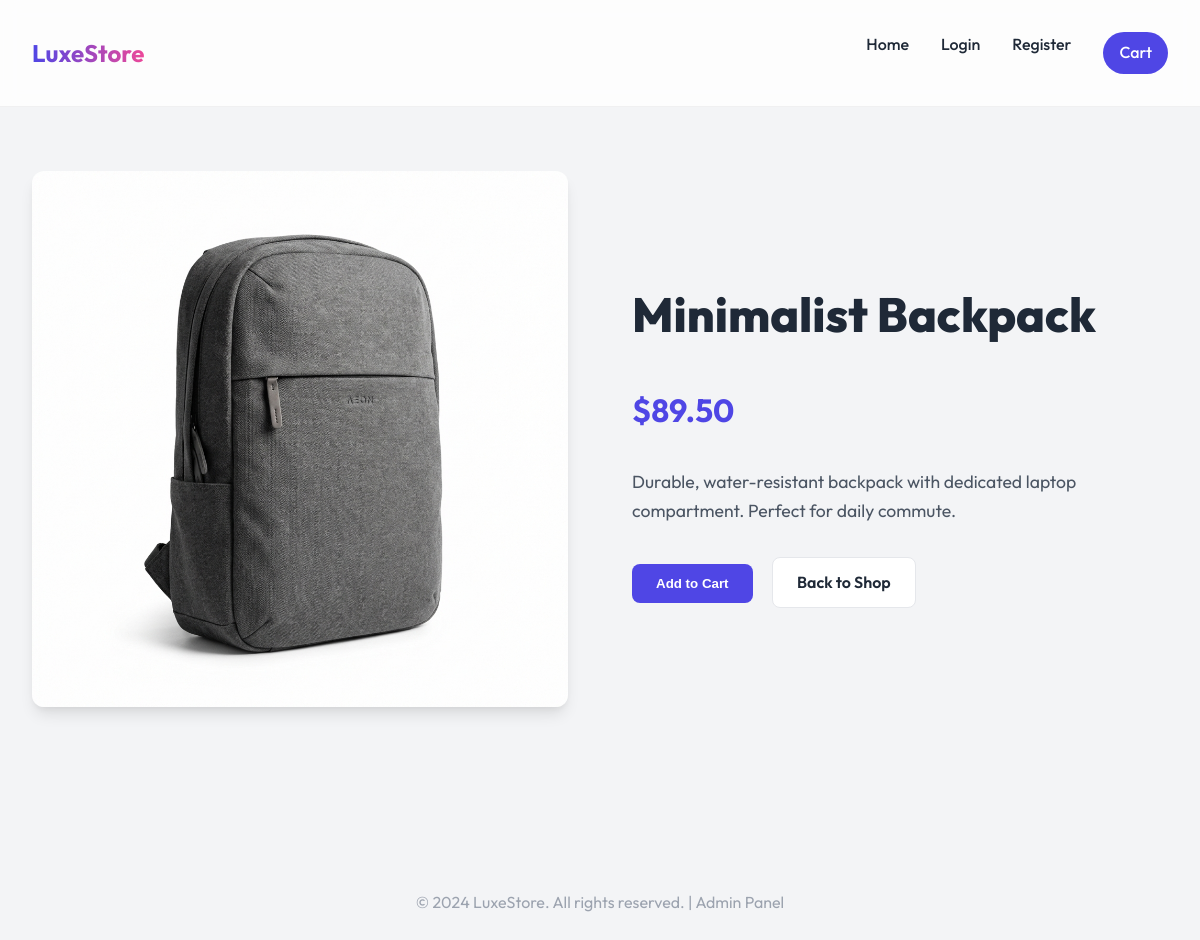
Page /product/3/ on the committed database.
### shop/models.py (models this page shows, shortened)
class Product(models.Model):
    category = models.ForeignKey(Category, on_delete=models.SET_NULL, null=True, blank=True)
    name = models.CharField(max_length=200)
    price = models.DecimalField(max_digits=10, decimal_places=2)
    description = models.TextField()
    image = models.ImageField(upload_to='products/', blank=True, null=True)

### shop/views.py (the view)
# urls.py: path('product/<int:pk>/', views.product_detail, name='product_detail'),
def product_detail(request, pk):
    product = get_object_or_404(Product, pk=pk)
    return render(request, 'shop/product_detail.html', {'product': product})

### shop/templates/shop/product_detail.html (shortened to what this page needs)
{% extends 'shop/base.html' %}
{% block content %}
<div class="product-detail">
    <div>
        {% if product.image %}
        <img src="{{ product.image.url }}" alt="{{ product.name }}" class="detail-image">
        {% else %}
        <div class="detail-image" style="height: 400px; background: #e5e7eb;"></div>
        {% endif %}
    </div>
    <div class="detail-content">
        <h1>{{ product.name }}</h1>
        <p class="detail-price">${{ product.price }}</p>
        <div class="description">
            {{ product.description|linebreaks }}
        </div>
        <form action="{% url 'add_to_cart' product.id %}" method="post">
            <button type="submit" class="btn">Add to Cart</button>
            <a href="{% url 'product_list' %}" class="btn btn-secondary" style="margin-left: 1rem;">Back to Shop</a>
        </form>
    </div>
</div>
{% endblock %}

### shop/static/shop/style.css (style rules this page uses)
:root { --primary: #4f46e5; --primary-dark: #4338ca; --secondary: #ec4899; --dark: #1f2937; --light: #f3f4f6; --white: #ffffff; --gray: #9ca3af; --success: #10b981; --border-radius: 12px; --shadow: 0 4px 6px -1px rgba(0, 0, 0, 0.1), 0 2px 4px -1px rgba(0, 0, 0, 0.06); --shadow-lg: 0 10px 15px -3px rgba(0, 0, 0, 0.1), 0 4px 6px -2px rgba(0, 0, 0, 0.05); --font-main: 'Outfit', sans-serif; }
body { font-family: var(--font-main); background-color: var(--light); color: var(--dark); margin: 0; line-height: 1.6; }
a { text-decoration: none; color: inherit; transition: color 0.3s ease; }
h1 { font-size: 3rem; margin-bottom: 1rem; font-weight: 800; }
.btn { display: inline-block; padding: 0.75rem 1.5rem; background: var(--primary); color: var(--white); border-radius: 8px; font-weight: 600; text-align: center; border: none; cursor: pointer; transition: background 0.3s; margin-top: auto; }
.btn-secondary { background: var(--white); color: var(--dark); border: 1px solid #e5e7eb; }
.product-detail { display: grid; grid-template-columns: 1fr 1fr; gap: 4rem; padding: 4rem 0; align-items: center; }
.detail-image { width: 100%; border-radius: var(--border-radius); box-shadow: var(--shadow-lg); }
.detail-content h1 { text-align: left; margin-top: 0; }
.detail-price { font-size: 2rem; color: var(--primary); font-weight: 700; margin-bottom: 2rem; }
.description { color: #4b5563; font-size: 1.1rem; margin-bottom: 2rem; }

### rows in the picture
Product: image (picture), name "Minimalist Backpack", price "89.50", description "Durable, water-resistant backpack with dedicated laptop compartment. Perfect for daily commute."
